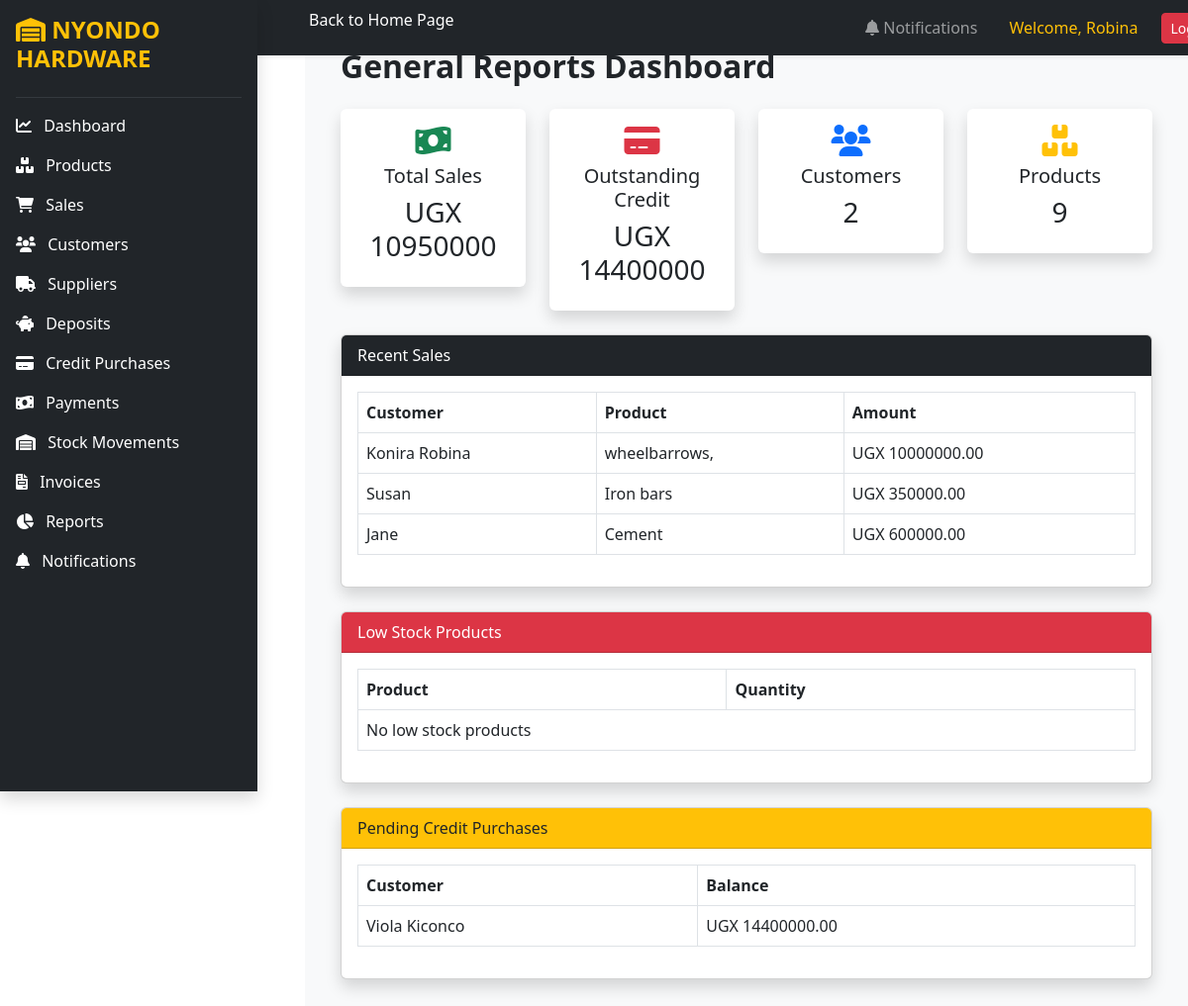
Page /reports/ (signed in) on the earlier database version.
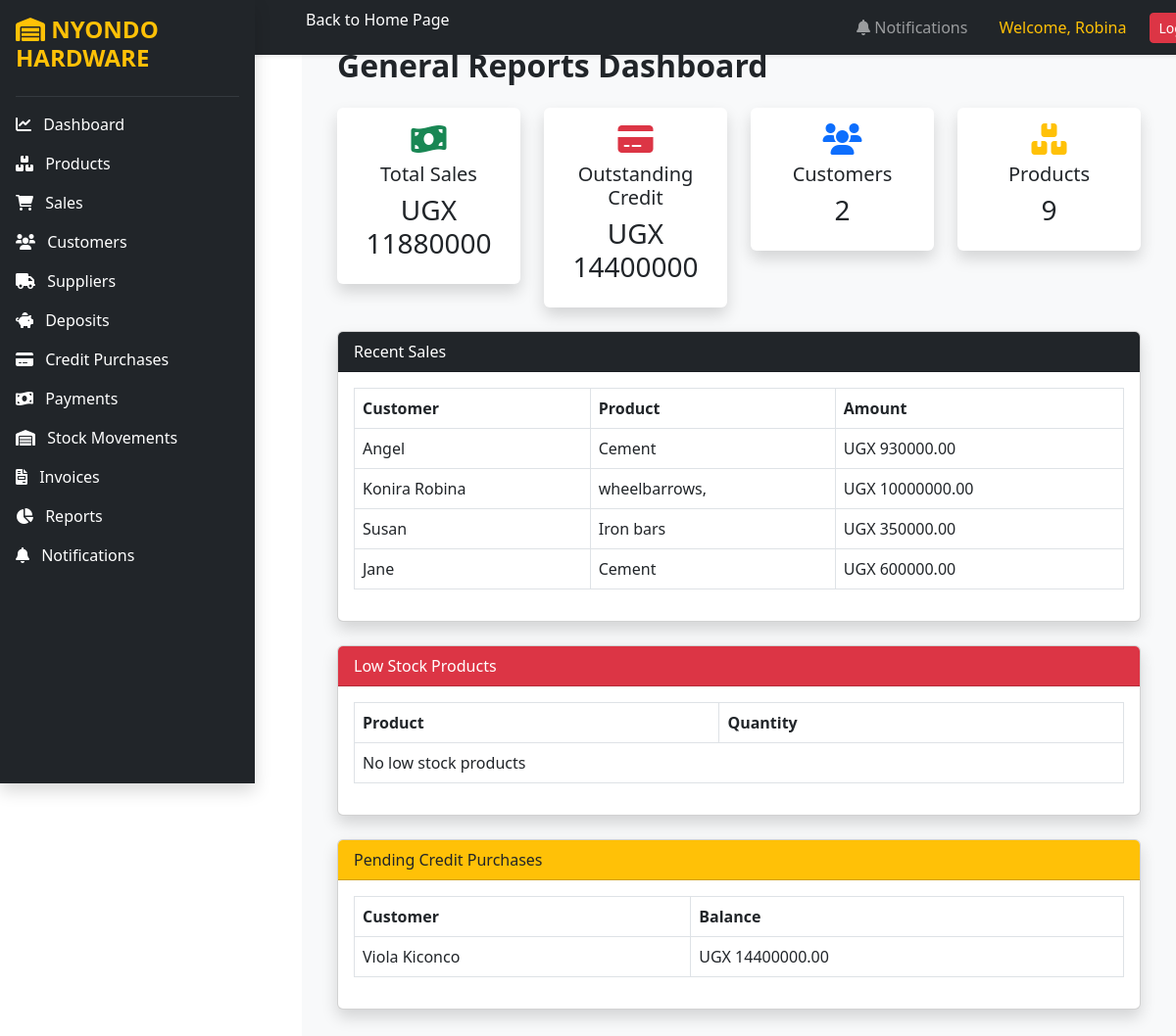
Same page on the later database version.
### core/models.py (models this page shows, shortened)
class Sale(models.Model):
    CUSTOMER_TYPES = (
        ('Retail', 'Retail'),
        ('Wholesale', 'Wholesale'),
    )
    date = models.DateTimeField(auto_now_add=True)
    sales_representative = models.CharField( max_length=200,validators=[MinLengthValidator(3)])
    customer_name = models.CharField(max_length=200,validators=[MinLengthValidator(3)])
    address = models.CharField(max_length=200,validators=[MinLengthValidator(3)])
    phone_number = models.CharField(max_length=20,validators=[phone_validator])
    customer_type = models.CharField(max_length=20,choices=CUSTOMER_TYPES)
    product_name = models.ForeignKey(Product,on_delete=models.CASCADE)
    quantity = models.IntegerField(validators=[MinValueValidator(1)])
    selling_price = models.DecimalField(max_digits=10,decimal_places=2,validators=[MinValueValidator(0)])
    total_amount = models.DecimalField(max_digits=10,decimal_places=2,validators=[MinValueValidator(0)])
    transport_fee = models.DecimalField(max_digits=10,decimal_places=2,validators=[MinValueValidator(0)])

class Product(models.Model):
    name = models.CharField(max_length=100,validators=[MinLengthValidator(2)])
    category = models.CharField(max_length=100,validators=[MinLengthValidator(2)])
    unit_cost = models.DecimalField(max_digits=10,decimal_places=2,validators=[MinValueValidator(0)])
    selling_price = models.DecimalField(max_digits=10,decimal_places=2,validators=[MinValueValidator(0)])
    stock_quantity = models.IntegerField(validators=[MinValueValidator(0)])
    def __str__(self):
        return self.name

class CreditPurchase(models.Model):
    PAYMENT_STATUS = (
        ('Pending', 'Pending'),
        ('Paid', 'Paid'),
    )
    customer = models.ForeignKey(Customer,on_delete=models.CASCADE)
    product = models.ForeignKey(Product,on_delete=models.CASCADE)
    quantity = models.IntegerField(validators=[MinValueValidator(1)])
    price_per_item = models.DecimalField(max_digits=10,decimal_places=2,validators=[MinValueValidator(0)])
    total_amount = models.DecimalField(max_digits=10,decimal_places=2,validators=[MinValueValidator(0)])
    amount_paid = models.DecimalField(max_digits=10,decimal_places=2,validators=[MinValueValidator(0)])
    balance = models.DecimalField(max_digits=10,decimal_places=2,validators=[MinValueValidator(0)])
    payment_status = models.CharField(max_length=20,choices=PAYMENT_STATUS,default='Pending')
    date = models.DateField(auto_now_add=True)

class Customer(models.Model):
    full_name = models.CharField(max_length=200,validators=[MinLengthValidator(3)])
    nin = models.CharField(max_length=20,unique=True,validators=[MinLengthValidator(5),nin_validator])
    phone = models.CharField(max_length=15,unique=True,validators=[phone_validator])

### core/views.py (the view)
# urls.py: path('reports/',views.reports,name='reports'),
@login_required
def reports(request):
    total_products = Product.objects.count()
    total_sales_count = Sale.objects.count()
    total_customers = Customer.objects.count()
    total_suppliers = Supplier.objects.count()
    total_sales = Sale.objects.aggregate(Sum('total_amount'))['total_amount__sum'] or 0
    total_payments = Payment.objects.aggregate(Sum('amount_paid'))['amount_paid__sum'] or 0
    outstanding_credit = CreditPurchase.objects.aggregate(Sum('balance'))['balance__sum'] or 0
    low_stock_products = Product.objects.filter(stock_quantity__lt=10)
    recent_sales = Sale.objects.order_by('-date')[:5]
    recent_payments = Payment.objects.order_by('-payment_date')[:5]
    recent_suppliers = Supplier.objects.order_by('-date')[:5]
    pending_credits = CreditPurchase.objects.filter( payment_status='Pending').order_by('-date')[:5]
    context = {
        'total_products': total_products,
        'total_sales_count': total_sales_count,
        'total_customers': total_customers,
        'total_suppliers': total_suppliers,
        'total_sales': total_sales,
        'total_payments': total_payments,
        'outstanding_credit': outstanding_credit,
        'low_stock_products': low_stock_products,
        'recent_sales': recent_sales,
        'recent_payments': recent_payments,
        'recent_suppliers': recent_suppliers,
        'pending_credits': pending_credits,
    }
    return render(request,'reports.html',context)

### core/templates/reports.html (shortened to what the changed rows need)
{% extends 'base.html' %} {% block content %}
<div class="container-fluid mt-4">
    <h2 class="mb-4 fw-bold">General Reports Dashboard</h2>
    <div class="row">
        <div class="col-md-3 mb-4">
            <div class="card shadow border-0">
                <div class="card-body text-center">
                    <i class="fas fa-money-bill-wave fa-2x text-success mb-2"></i>
                    <h5>Total Sales</h5>
                    <h3>UGX {{ total_sales }}</h3>
                </div>
            </div>
        </div>
    </div>
    <div class="card shadow mb-4">
        <div class="card-body table-responsive">
            <table class="table table-bordered">
                <thead>
                    <tr>
                        <th>Customer</th>
                        <th>Product</th>
                        <th>Amount</th>
                    </tr>
                </thead>
                <tbody>
                    {% for sale in recent_sales %}
                    <tr>
                        <td>{{ sale.customer_name }}</td>
                        <td>{{ sale.product_name }}</td>
                        <td>UGX {{ sale.total_amount }}</td>
                    </tr>
                    {% empty %}
                    <tr>
                        <td colspan="3">No sales found</td>
                    </tr>
                    {% endfor %}
                </tbody>
            </table>
        </div>
    </div>
    <div class="card shadow mb-4">
        <div class="card-body table-responsive">
            <table class="table table-bordered">
                <thead>
                    <tr>
                        <th>Product</th>
                        <th>Quantity</th>
                    </tr>
                </thead>
            </table>
        </div>
    </div>
    <div class="card shadow mb-4">
        <div class="card-body table-responsive">
            <table class="table table-bordered">
                <thead>
                    <tr>
                        <th>Customer</th>
                        <th>Balance</th>
                    </tr>
                </thead>
                <tbody>
                    {% for credit in pending_credits %}
                    <tr>
                        <td>{{ credit.customer.full_name }}</td>
                        <td>UGX {{ credit.balance }}</td>
                    </tr>
                    {% empty %}
                    <tr>
                        <td colspan="2">No pending credits</td>
                    </tr>
                    {% endfor %}
                </tbody>
            </table>
        </div>
    </div>
</div>
{% endblock %}

Differences in the rows shown:
added Sale: customer_name "Angel", product_name "Cement", total_amount "930000.00"
Other differences:
{{ total_sales }}: "10950000" → "11880000"
